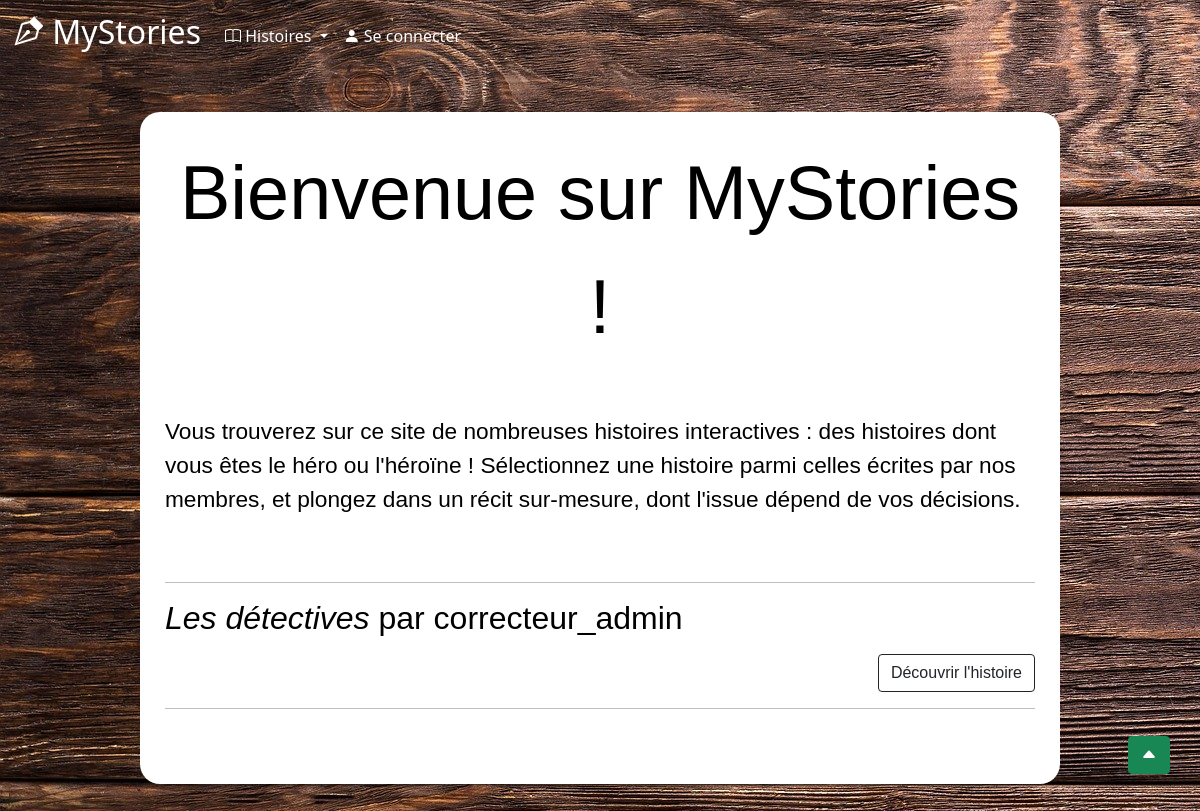
Before: / with the older database file.
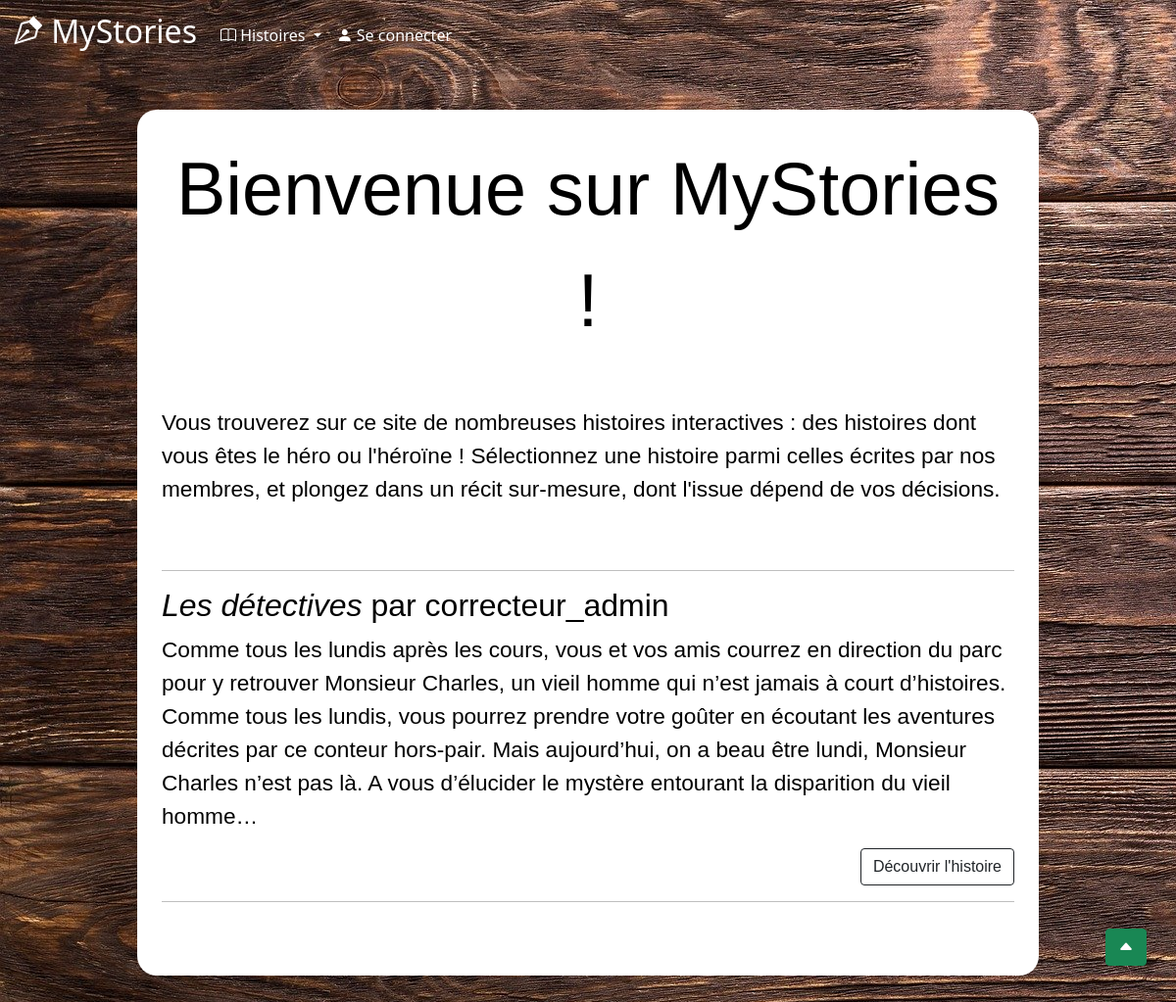
After: the same page with the newer database file.
### tables this page shows
CREATE TABLE `stories` (
  `id_story` int(11) NOT NULL,
  `title` varchar(50) DEFAULT NULL,
  `author` varchar(30) DEFAULT NULL,
  `nbChapters` int(11) DEFAULT NULL,
  `finished` tinyint(1) DEFAULT NULL,
  `date` date DEFAULT NULL,
  `hide` tinyint(1) NOT NULL,
  `summary` mediumtext NOT NULL,
  `nbrPoints` int(11) DEFAULT NULL
);

### Index.php (the view)
<?php include("includes/header.php") ?>
<?php include("includes/connect.php") ?>
<main>
  <div id="backgroundConnexion">
    <p class="titre"> Bienvenue sur MyStories ! </p>
    <br />
    <p>Vous trouverez sur ce site de nombreuses histoires interactives : des histoires dont vous êtes le héro ou l'héroïne ! Sélectionnez une histoire parmi celles écrites par nos membres, et plongez dans un récit sur-mesure, dont l'issue dépend de vos décisions.</p>
    <br />
    <hr />
    <div>
      <?php
      $requete = "SELECT * FROM stories WHERE hide='0'";
      $resultat = $bdd->query($requete);
      while ($histoire = $resultat->fetch()) {
        $valeur = $histoire["id_story"];
      ?>
        <div>
          <h2><em><?= $histoire['title'] ?></em> par <?= $histoire['author'] ?></h2>
          <p><?= $histoire['summary'] ?></p>
        </div>
        <div id="btn-lecture">
          <?php
          if (isset($_SESSION['login'])) {
            $link = "StorySummary.php?id=$valeur.php";
          } else {
            $link = "NonConnecte.php";
          }?>
          <a class="btn btn-outline-dark" href="<?= $link ?>" role="button">Découvrir l'histoire</a>
        </div>
        <hr />
      <?php
      }
      ?>
    </div>
    <br />
    <a class="btn btn-success" id="btnHautPage" href="#top" role="button" title="Haut de page"> <i class="bi bi-caret-up-fill"></i> </a>
  </div>
</main>
</body>
</html>

### includes/head.php (shortened to what this page needs)
<!doctype html>
<html lang="fr">
<head>
  <link href="https://cdn.jsdelivr.net/npm/bootstrap@5.0.2/dist/css/bootstrap.min.css" rel="stylesheet">
  <link rel="stylesheet" href="https://cdn.jsdelivr.net/npm/bootstrap-icons@1.5.0/font/bootstrap-icons.css">
  <link rel="stylesheet" href="style.css" />
</head>

### includes/header.php (shortened to what this page needs)
<?php include("includes/head.php"); ?>
<body class="accueil">
  <nav class="navbar navbar-expand-lg navbar-dark bg-transparent">
    <div class="container-fluid">
      <a class="navbar-brand" href="Index.php">
        <h2><i class="bi bi-vector-pen"></i> MyStories</h2>
      </a>
      <div class="collapse navbar-collapse" id="navbarSupportedContent">
        <ul class="navbar-nav me-auto mb-2 mb-lg-0">
          <li class="nav-item dropdown">
            <a class="nav-link dropdown-toggle" href="#" id="navbarDropdown" role="button" data-bs-toggle="dropdown" aria-expanded="false">
              <i class="bi bi-book"></i> Histoires
            </a>
          </li>
          <li class="nav-item dropdown">
            <?php
            if (isset($_SESSION['login'])) {
            ?>
              <a class="nav-link dropdown-toggle" href="#" id="navbarDropdown" role="button" data-bs-toggle="dropdown" aria-expanded="false"> <i class="bi bi-person-check-fill"></i> Mon profil </a>
              <ul class="dropdown-menu" aria-labelledby="navbarDropdown">
                <li><a class="dropdown-item" href="#">Bibliothèque</a></li>
                <li><a class="dropdown-item" href="logout.php">Se déconnecter</a></li>
              </ul>
            <?php
            } else {
            ?>
              <a class="nav-link active" aria-current="page" href="login.php"><i class="bi bi-person-fill"></i> Se connecter</a>
            <?php
            }
            ?>
          </li>
        </ul>
      </div>
    </div>
  </nav>

### style.css (style rules this page uses)
.accueil { background-image: url("images/fondBois.jpg"); }
body { background-color: black; color: white; }
.titre { font-size: 2cm; font-family: 'Trebuchet MS', 'Lucida Sans Unicode', 'Lucida Grande', 'Lucida Sans', Arial, sans-serif; text-align: center; }
main { margin: 20px 10%; color: black; padding: 20px; position: relative; background-size: cover; background-attachment: fixed; width: 80vw; font-size: 0.6cm; font-family: 'Trebuchet MS', 'Lucida Sans Unicode', 'Lucida Grande', 'Lucida Sans', Arial, sans-serif; }
#btn-lecture { display: flex; justify-content: flex-end; }
#navbarDropdown { color: white; }
#backgroundConnexion { position: relative; top: 0; left: 0; min-height: 60vh; background: white; border-radius: 20px; padding: 25px; z-index: 1; }
#btnHautPage { position: fixed; bottom: 50px; right: 30px; }

Changed rows visible on the page:
changed stories "Les détectives": summary (not shown) → "Comme tous les lundis après les cours, vous et vos amis courrez en direction du parc pour y retrouver Monsieur Charles, un vieil homme qui n’est jamais à court d’histoires. Comme tous les lundis, vous pourrez prendre votre goûter en écoutant les aventures décrites par ce conteur hors-pair. Mais aujourd’hui, on a beau être lundi, Monsieur Charles n’est pas là. A vous d’élucider le mystère entourant la disparition du vieil homme…"
